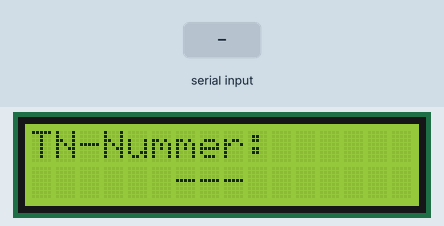
A sketch run on a simulated ESP32. Shown: 16×2 character LCD. Inputs (shaded band) come from the test bench. What the sketch prints to the serial monitor is not drawn.

Above: at 3.3 s.
3.4 s: "1\n" received over Serial
At 3.7 s:
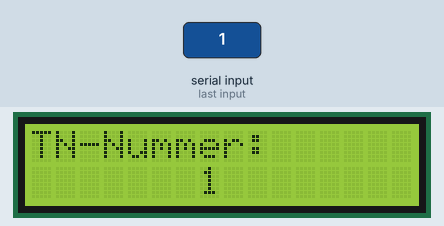
4.9 s: "0\n" received over Serial
At 6.0 s:
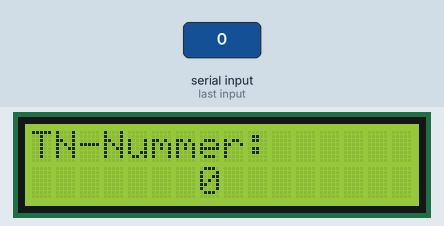
6.4 s: "2\n" received over Serial
At 7.0 s:
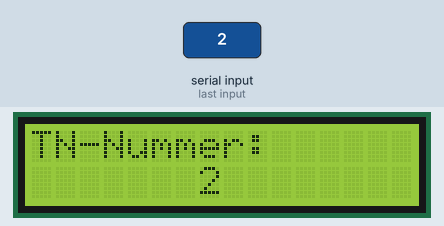
Timing chart, 0 to 9.4 s (numbered marks = the images above; inputs shaded):
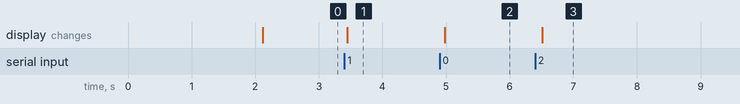

Measured:
- after the input at 3.4 s, the display: changes after 0.05 s (image 1)
- after the input at 4.9 s, the display: changes after 0.08 s (image 2)
- after the input at 6.4 s, the display: changes after 0.11 s (image 3)

The sketch:

external_display.ino
```cpp
/*
 * Externes Display für TN-Nummer Anzeige
 * Kompatibel mit der Lagerbank React Anwendung
 *
 * Hardware Anforderungen:
 * - Arduino Uno/Nano/ESP32 oder ähnlicher Mikrocontroller
 * - LCD Display (16x2 oder 20x4) mit I2C Interface
 * - USB Kabel für Verbindung zum Computer
 *
 * Bibliotheken:
 * - LiquidCrystal_I2C (für I2C LCD Display)
 *
 * Anschlüsse:
 * - LCD SDA -> Arduino A4 (Uno) / GPIO21 (ESP32)
 * - LCD SCL -> Arduino A5 (Uno) / GPIO22 (ESP32)
 * - LCD VCC -> 5V
 * - LCD GND -> GND
 */

#include <LiquidCrystal_I2C.h>

// LCD Konfiguration (Adresse, Spalten, Zeilen)
LiquidCrystal_I2C lcd(0x27, 16, 2);  // Standard I2C Adresse 0x27, 16x2 Display

// Variablen
String receivedData = "";
String currentTN = "---";
unsigned long lastUpdateTime = 0;
const unsigned long DISPLAY_TIMEOUT = 30000; // 30 Sekunden Timeout

void setup() {
  // Serielle Kommunikation initialisieren
  Serial.begin(9600);

  // LCD initialisieren
  lcd.init();
  lcd.backlight();

  // Willkommensnachricht
  lcd.setCursor(0, 0);
  lcd.print("Lagerbank System");
  lcd.setCursor(0, 1);
  lcd.print("Bereit...");

  delay(2000);

  // Display leeren und Standard anzeigen
  displayTN("---");

  Serial.println("Arduino Display bereit");
}

void loop() {
  // Prüfe auf eingehende serielle Daten
  if (Serial.available() > 0) {
    receivedData = Serial.readStringUntil('\n');
    receivedData.trim(); // Entferne Leerzeichen und Zeilenumbrüche

    if (receivedData.length() > 0) {
      currentTN = receivedData;
      displayTN(currentTN);
      lastUpdateTime = millis();

      // Bestätigung zurücksenden
      Serial.println("OK: " + currentTN);
    }
  }

  // Timeout prüfen - nach 30 Sekunden ohne Update auf "---" zurücksetzen
  if (millis() - lastUpdateTime > DISPLAY_TIMEOUT && currentTN != "---") {
    currentTN = "---";
    displayTN(currentTN);
  }

  delay(100); // Kleine Verzögerung für Stabilität
}

void displayTN(String tnNumber) {
  lcd.clear();

  // Erste Zeile: Label
  lcd.setCursor(0, 0);
  lcd.print("TN-Nummer:");

  // Zweite Zeile: TN-Nummer zentriert anzeigen
  lcd.setCursor(0, 1);

  // Zentriere die TN-Nummer auf dem Display
  int padding = (16 - tnNumber.length()) / 2;
  for (int i = 0; i < padding; i++) {
    lcd.print(" ");
  }

  lcd.print(tnNumber);

  // Fülle den Rest der Zeile mit Leerzeichen
  for (int i = padding + tnNumber.length(); i < 16; i++) {
    lcd.print(" ");
  }
}

// Funktion für Fehlermeldungen
void displayError(String errorMsg) {
  lcd.clear();
  lcd.setCursor(0, 0);
  lcd.print("FEHLER:");
  lcd.setCursor(0, 1);
  lcd.print(errorMsg.substring(0, 16)); // Maximal 16 Zeichen
}

// Funktion für Systemmeldungen
void displayStatus(String status) {
  lcd.clear();
  lcd.setCursor(0, 0);
  lcd.print("Status:");
  lcd.setCursor(0, 1);
  lcd.print(status.substring(0, 16)); // Maximal 16 Zeichen
}
```
